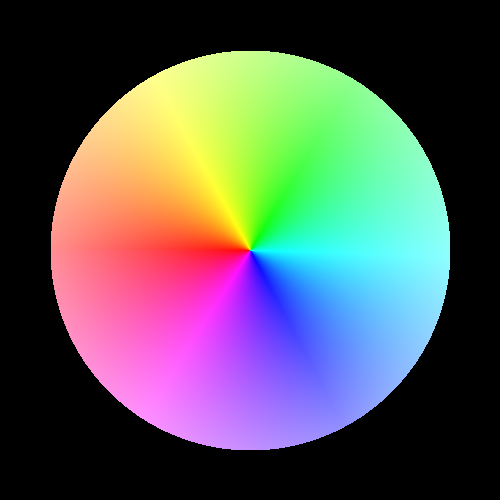
#> input picture Imagens/hsv_disk.png, 500 x 500 px
$ jupyter execute task_hsv_disk.ipynb
#> lines starting #> are read from the running program, lines starting #| are printed output that depends on the picture
# Task HSV Disk

Develop the code that generates the image of an HSV disk of size $500\times 500$, as shown below.

[cell 1]
import cv2
import matplotlib.pyplot as plt
import numpy as np

[cell 2]
imfile = '../Imagens/hsv_disk.png'
hsv_disk = cv2.imread(imfile)
#> hsv_disk is the input picture: shape (500, 500, 3); mean B, G, R 88.5, 88.5, 87.9

[cell 3]
plt.figure(figsize=(2, 2))
plt.imshow(hsv_disk)

[cell 4]
radius = 200
# Fazendo um grid para calcular os ângulos do hue e raio
xx, yy = np.meshgrid(np.linspace(-1, 1, radius), np.linspace(-1, 1, radius))
H = (np.arctan2(yy, xx) + np.pi) / (2*np.pi)
R = np.sqrt(xx**2 + yy**2)
H = (H * 180).astype(np.uint8)

# gerando saturação e valor
S = np.full((radius, radius), 255, dtype=np.uint8)
V = np.full((radius, radius), 128, dtype=np.uint8)

# Convertendo para BGR
hsv_disk = cv2.merge([H, S, V])
hsv_disk = cv2.cvtColor(hsv_disk, cv2.COLOR_HSV2BGR)
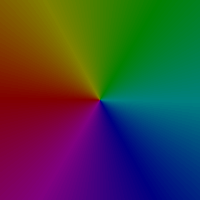
#> hsv_disk: shape (200, 200, 3); mean B, G, R 63.8, 63.8, 63.9

# deixando tudo preto ao redor do disco
hsv_disk[R>1] = 0
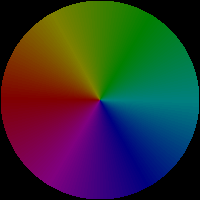
#> hsv_disk: shape (200, 200, 3); mean B, G, R 49.6, 49.6, 49.6

plt.figure(figsize=(2, 2))
plt.imshow(hsv_disk)
plt.show()
